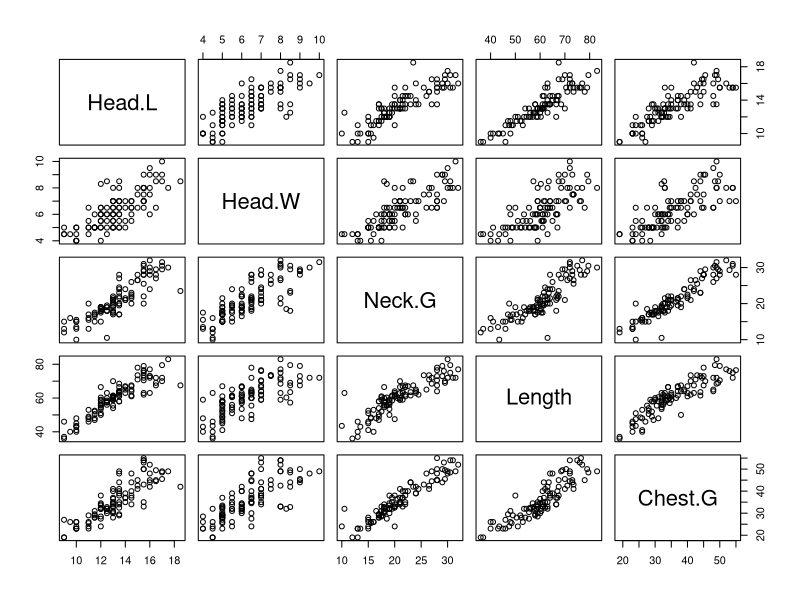

The R source for this figure:
setwd("//udrive.win.psu.edu/Users/j/q/jql5883/Desktop/math462")
getwd()

bears=read.csv("bears.txt", header=T, sep="")
bears=bears[bears$Obs.No==1,]
head(bears)

attach(bears)

lm.bear=lm(Weight~Head.L+Head.W+Neck.G+Length+Chest.G)

plot(bears[5:9])
cor(bears[,c(10,5:9)])

X=model.matrix(Weight~Head.L+Head.W+Neck.G+Length+Chest.G)
R2=vector("numeric",5)
for(j in 1:5){
  y_tmp=X[,1+j]
  x_tmp=as.matrix(X[,-c(1,1+j)])
  lm_fit=lm(y_tmp~x_tmp)
  R2[j]=summary(lm_fit)$r.squared
  }
VIF=1/(1-R2)
names(VIF)=c('Head.L', 'Head.W', 'Neck.G', 'Length', 'Chest.G')
VIF
R2

lm.bear.drop=lm(Weight~Head.L+Head.W+Length+Chest.G)
summary(lm.bear)
summary(lm.bear.drop)

X2=model.matrix(Weight~Head.L+Head.W+Length+Chest.G)
R2_2=vector("numeric",4)
for(j in 1:4){
  y_tmp=X2[,1+j]
  x_tmp=as.matrix(X2[,-c(1,1+j)])
  lm_fit=lm(y_tmp~x_tmp)
  R2_2[j]=summary(lm_fit)$r.squared
}
VIF2=1/(1-R2_2)
names(VIF2)=c('Head.L', 'Head.W', 'Length', 'Chest.G')
VIF2
R2_2
